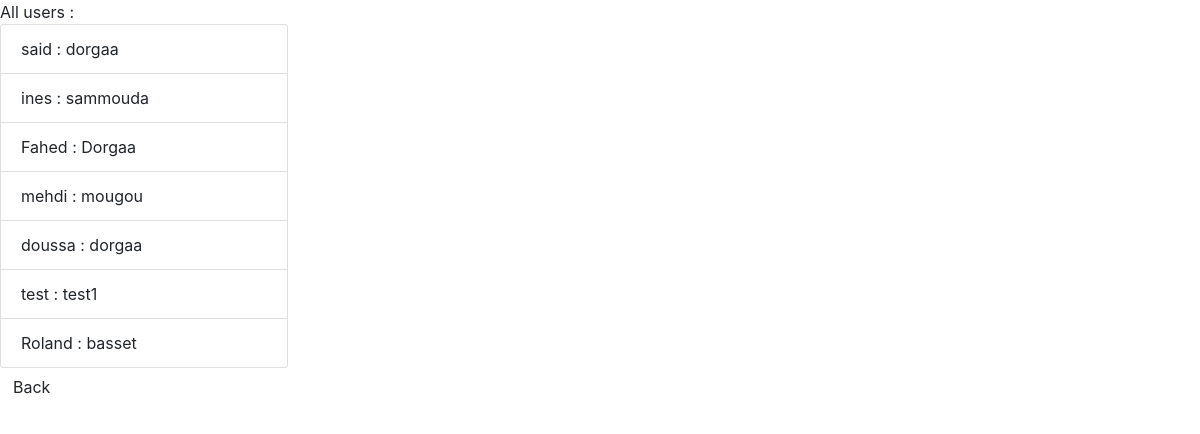
The page /data (signed in) on the database its author committed.
### app/models.py (models this page shows, shortened)
class User(db.Model, UserMixin):
    id = db.Column(db.Integer, primary_key=True, autoincrement=True)
    firstname = db.Column(db.String(40),  nullable=False)
    lastname = db.Column(db.String(40), nullable=False)
    email = db.Column(db.String(80), nullable=False, unique=True)
    password = db.Column(db.String(40), nullable=False)

### app/dataDisplay/views.py (the view)
@display.route('/data', methods=["GET","POST"])
@login_required
def update():
    values = User.query.all()
    form = UserData()
    if request.method == 'POST' and form.validate_on_submit():
        return render_template("/dashboard.html")
    return render_template("dataDisplay.html", values=values, form=form)

### app/dataDisplay/forms.py
class UserData(FlaskForm):
    submit = SubmitField(label='Back')

### app/models.py (called while the page is built)
@logManager.user_loader
def load_user(ident):
    return User.query.get(int(ident))

### app/templates/dataDisplay.html (shortened to what this page needs)
{% extends "base.html" %}
{% import "bootstrap/wtf.html" as wtf %}
{% block body %}
    {% block content %}
    <form class="" action="/dashboard" method="post">
                {% if values %}
                <div class="card" style="width: 18rem;">
                    <ul class="list-group list-group-flush">
                        {% for row in values %}
                        <li class="list-group-item">{{row.firstname}} : {{ row.lastname }}</li>
                        {% endfor %}
                    </ul>
                </div>
                {% endif %}
    {{wtf.form_field(form.submit)}}
    </form>
  {% endblock %}
{% endblock %}

### app/templates/base.html (shortened to what this page needs)
<!DOCTYPE html>
<html lang="en">
  <head>
      <link rel="stylesheet" href="https://stackpath.bootstrapcdn.com/bootstrap/4.3.1/css/bootstrap.min.css">
      <link rel=stylesheet type=text/css href="{{ url_for('static', filename='style.css') }}">
  </head>
  <body>
    {% block body %}
    {% endblock %}
  </body>
</html>

### rows shown on the page
User: firstname "said", lastname "dorgaa"
User: firstname "ines", lastname "sammouda"
User: firstname "Fahed", lastname "Dorgaa"
User: firstname "mehdi", lastname "mougou"
User: firstname "doussa", lastname "dorgaa"
User: firstname "test", lastname "test1"
User: firstname "Roland", lastname "basset"
